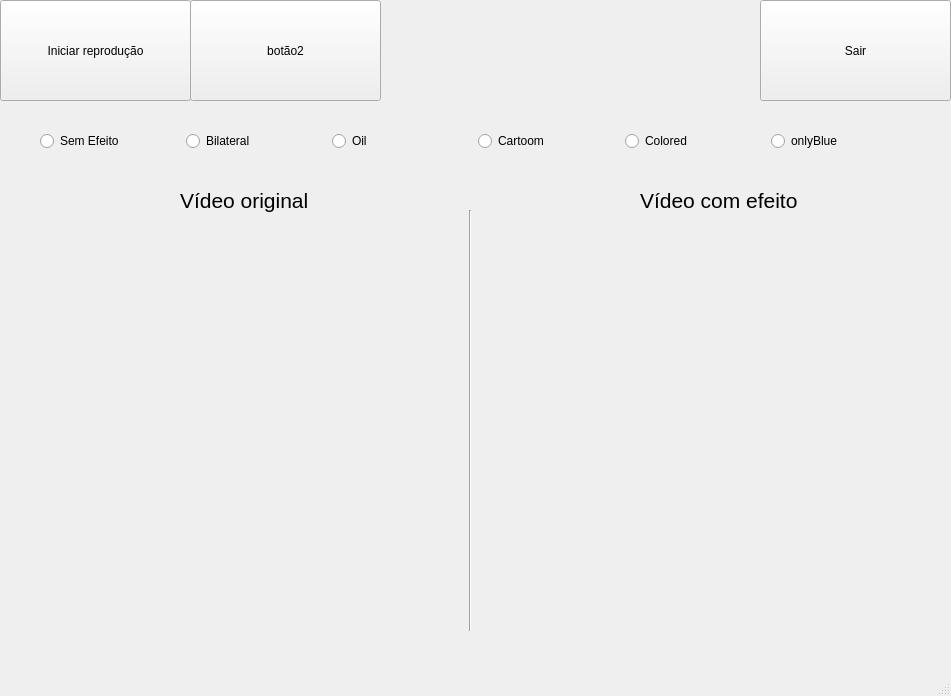
<?xml version="1.0" encoding="UTF-8"?>
<ui version="4.0">
 <class>MainWindow</class>
 <widget class="QMainWindow" name="MainWindow">
  <property name="geometry">
   <rect>
    <x>0</x>
    <y>0</y>
    <width>951</width>
    <height>696</height>
   </rect>
  </property>
  <property name="windowTitle">
   <string>MainWindow</string>
  </property>
  <widget class="QWidget" name="centralwidget">
   <widget class="QPushButton" name="bt_Iniciar">
    <property name="geometry">
     <rect>
      <x>0</x>
      <y>0</y>
      <width>191</width>
      <height>101</height>
     </rect>
    </property>
    <property name="text">
     <string>Iniciar reprodução</string>
    </property>
   </widget>
   <widget class="QPushButton" name="bt_botao2">
    <property name="geometry">
     <rect>
      <x>190</x>
      <y>0</y>
      <width>191</width>
      <height>101</height>
     </rect>
    </property>
    <property name="text">
     <string>botão2</string>
    </property>
   </widget>
   <widget class="QPushButton" name="bt_sair">
    <property name="geometry">
     <rect>
      <x>760</x>
      <y>0</y>
      <width>191</width>
      <height>101</height>
     </rect>
    </property>
    <property name="text">
     <string>Sair</string>
    </property>
   </widget>
   <widget class="QLabel" name="lb_video1">
    <property name="geometry">
     <rect>
      <x>50</x>
      <y>220</y>
      <width>400</width>
      <height>400</height>
     </rect>
    </property>
    <property name="text">
     <string/>
    </property>
   </widget>
   <widget class="QLabel" name="lb_video2">
    <property name="geometry">
     <rect>
      <x>490</x>
      <y>220</y>
      <width>400</width>
      <height>400</height>
     </rect>
    </property>
    <property name="text">
     <string/>
    </property>
   </widget>
   <widget class="Line" name="line">
    <property name="geometry">
     <rect>
      <x>460</x>
      <y>210</y>
      <width>21</width>
      <height>421</height>
     </rect>
    </property>
    <property name="orientation">
     <enum>Qt::Vertical</enum>
    </property>
   </widget>
   <widget class="QLabel" name="lb_txtVideoOriginal">
    <property name="geometry">
     <rect>
      <x>180</x>
      <y>180</y>
      <width>141</width>
      <height>41</height>
     </rect>
    </property>
    <property name="font">
     <font>
      <pointsize>16</pointsize>
     </font>
    </property>
    <property name="text">
     <string>Vídeo original</string>
    </property>
   </widget>
   <widget class="QLabel" name="lb_txtVideoEfeito">
    <property name="geometry">
     <rect>
      <x>640</x>
      <y>180</y>
      <width>171</width>
      <height>41</height>
     </rect>
    </property>
    <property name="font">
     <font>
      <pointsize>16</pointsize>
     </font>
    </property>
    <property name="text">
     <string>Vídeo com efeito</string>
    </property>
   </widget>
   <widget class="QWidget" name="layoutWidget">
    <property name="geometry">
     <rect>
      <x>40</x>
      <y>130</y>
      <width>871</width>
      <height>22</height>
     </rect>
    </property>
    <layout class="QHBoxLayout" name="horizontalLayout">
     <item>
      <widget class="QRadioButton" name="rb_semEfeito">
       <property name="text">
        <string>Sem Efeito</string>
       </property>
      </widget>
     </item>
     <item>
      <widget class="QRadioButton" name="rb_bilateral">
       <property name="text">
        <string>Bilateral</string>
       </property>
      </widget>
     </item>
     <item>
      <widget class="QRadioButton" name="rb_oil">
       <property name="text">
        <string>Oil</string>
       </property>
      </widget>
     </item>
     <item>
      <widget class="QRadioButton" name="rb_cartoom">
       <property name="text">
        <string>Cartoom</string>
       </property>
      </widget>
     </item>
     <item>
      <widget class="QRadioButton" name="rb_colored">
       <property name="text">
        <string>Colored</string>
       </property>
      </widget>
     </item>
     <item>
      <widget class="QRadioButton" name="rb_onlyBlue">
       <property name="text">
        <string>onlyBlue</string>
       </property>
      </widget>
     </item>
    </layout>
   </widget>
  </widget>
  <widget class="QMenuBar" name="menubar">
   <property name="geometry">
    <rect>
     <x>0</x>
     <y>0</y>
     <width>951</width>
     <height>22</height>
    </rect>
   </property>
  </widget>
  <widget class="QStatusBar" name="statusbar"/>
 </widget>
 <resources/>
 <connections/>
</ui>
